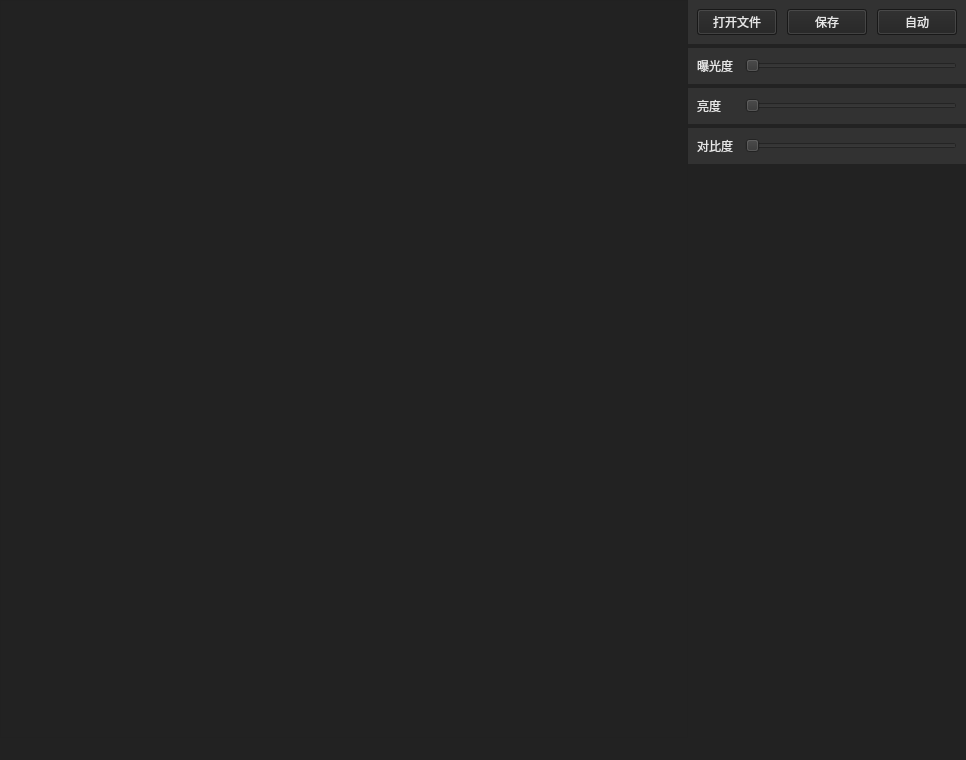
<?xml version="1.0" encoding="UTF-8"?>
<ui version="4.0">
 <class>MainWindow</class>
 <widget class="QMainWindow" name="MainWindow">
  <property name="geometry">
   <rect>
    <x>0</x>
    <y>0</y>
    <width>966</width>
    <height>760</height>
   </rect>
  </property>
  <property name="windowTitle">
   <string>MainWindow</string>
  </property>
  <property name="styleSheet">
   <string notr="true">background-color: rgb(34, 34, 34);
color: rgb(230, 230, 230);</string>
  </property>
  <widget class="QWidget" name="centralwidget">
   <layout class="QHBoxLayout" name="horizontalLayout" stretch="5,1">
    <property name="spacing">
     <number>0</number>
    </property>
    <property name="leftMargin">
     <number>0</number>
    </property>
    <property name="topMargin">
     <number>0</number>
    </property>
    <property name="rightMargin">
     <number>0</number>
    </property>
    <property name="bottomMargin">
     <number>0</number>
    </property>
    <item>
     <layout class="QVBoxLayout" name="verticalLayout">
      <property name="spacing">
       <number>1</number>
      </property>
      <property name="sizeConstraint">
       <enum>QLayout::SetMinAndMaxSize</enum>
      </property>
      <item>
       <widget class="QGraphicsView" name="graphicsView">
        <property name="styleSheet">
         <string notr="true">background-color: rgba(32, 32, 32, 32);</string>
        </property>
        <property name="backgroundBrush">
         <brush brushstyle="NoBrush">
          <color alpha="255">
           <red>32</red>
           <green>32</green>
           <blue>32</blue>
          </color>
         </brush>
        </property>
        <property name="foregroundBrush">
         <brush brushstyle="NoBrush">
          <color alpha="255">
           <red>32</red>
           <green>32</green>
           <blue>32</blue>
          </color>
         </brush>
        </property>
       </widget>
      </item>
     </layout>
    </item>
    <item>
     <layout class="QVBoxLayout" name="verticalLayout_2">
      <property name="spacing">
       <number>4</number>
      </property>
      <item>
       <widget class="QFrame" name="horizontalFrame">
        <property name="styleSheet">
         <string notr="true">background-color: rgb(50, 50, 50);</string>
        </property>
        <layout class="QHBoxLayout" name="horizontalLayout_2">
         <property name="spacing">
          <number>10</number>
         </property>
         <property name="sizeConstraint">
          <enum>QLayout::SetFixedSize</enum>
         </property>
         <item>
          <widget class="QPushButton" name="pushButton">
           <property name="autoFillBackground">
            <bool>false</bool>
           </property>
           <property name="styleSheet">
            <string notr="true">background-color: rgb(34, 34, 34);</string>
           </property>
           <property name="text">
            <string>打开文件</string>
           </property>
          </widget>
         </item>
         <item>
          <widget class="QPushButton" name="pushButton_2">
           <property name="styleSheet">
            <string notr="true">background-color: rgb(34, 34, 34);</string>
           </property>
           <property name="text">
            <string>保存</string>
           </property>
          </widget>
         </item>
         <item>
          <widget class="QPushButton" name="pushButton_3">
           <property name="styleSheet">
            <string notr="true">background-color: rgb(34, 34, 34);</string>
           </property>
           <property name="text">
            <string>自动</string>
           </property>
          </widget>
         </item>
        </layout>
       </widget>
      </item>
      <item>
       <widget class="QFrame" name="horizontalFrame_2">
        <property name="styleSheet">
         <string notr="true">background-color: rgb(50, 50, 50);</string>
        </property>
        <layout class="QHBoxLayout" name="horizontalLayout_3" stretch="1,5">
         <item>
          <widget class="QLabel" name="label">
           <property name="text">
            <string>曝光度</string>
           </property>
          </widget>
         </item>
         <item>
          <widget class="QSlider" name="slider">
           <property name="orientation">
            <enum>Qt::Horizontal</enum>
           </property>
          </widget>
         </item>
        </layout>
       </widget>
      </item>
      <item>
       <widget class="QFrame" name="horizontalFrame_3">
        <property name="styleSheet">
         <string notr="true">background-color: rgb(50, 50, 50);</string>
        </property>
        <layout class="QHBoxLayout" name="horizontalLayout_4" stretch="1,5">
         <item>
          <widget class="QLabel" name="label_2">
           <property name="text">
            <string>亮度</string>
           </property>
          </widget>
         </item>
         <item>
          <widget class="QSlider" name="slider_2">
           <property name="orientation">
            <enum>Qt::Horizontal</enum>
           </property>
          </widget>
         </item>
        </layout>
       </widget>
      </item>
      <item>
       <widget class="QFrame" name="horizontalFrame_4">
        <property name="styleSheet">
         <string notr="true">background-color: rgb(50, 50, 50);</string>
        </property>
        <layout class="QHBoxLayout" name="horizontalLayout_5" stretch="1,5">
         <item>
          <widget class="QLabel" name="label_3">
           <property name="text">
            <string>对比度</string>
           </property>
          </widget>
         </item>
         <item>
          <widget class="QSlider" name="slider_3">
           <property name="orientation">
            <enum>Qt::Horizontal</enum>
           </property>
          </widget>
         </item>
        </layout>
       </widget>
      </item>
      <item>
       <spacer name="verticalSpacer">
        <property name="orientation">
         <enum>Qt::Vertical</enum>
        </property>
        <property name="sizeHint" stdset="0">
         <size>
          <width>20</width>
          <height>40</height>
         </size>
        </property>
       </spacer>
      </item>
     </layout>
    </item>
   </layout>
  </widget>
  <widget class="QMenuBar" name="menubar">
   <property name="geometry">
    <rect>
     <x>0</x>
     <y>0</y>
     <width>966</width>
     <height>23</height>
    </rect>
   </property>
  </widget>
  <widget class="QStatusBar" name="statusbar"/>
 </widget>
 <resources/>
 <connections/>
 <slots>
  <slot>Load()</slot>
 </slots>
</ui>
